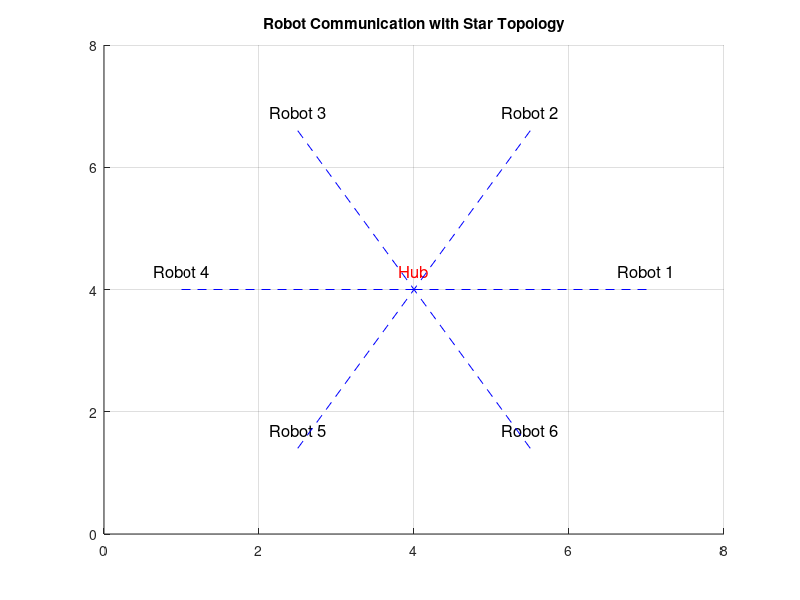

This chart was generated by the following MATLAB code:
clc; clear; close all;

num_robots = 6; 
hub_id = num_robots + 1;
angles = linspace(0, 2*pi, num_robots+1); 
radius = 3;
positions = [radius * cos(angles(1:end-1)) + 4, 4;
             radius * sin(angles(1:end-1)) + 4, 4]';
hub_position = [4, 4];

fig = figure('Name', 'Robot Communication', 'NumberTitle', 'off', 'Position', [100, 100, 800, 400]);
axis([0 8 0 8]); hold on; grid on;
title('Robot Communication with Star Topology');

for i = 1:num_robots
    text(positions(i, 1), positions(i, 2), '🤖', 'FontSize', 20, 'HorizontalAlignment', 'center', 'Color', 'black');
    text(positions(i, 1), positions(i, 2) + 0.3, sprintf('Robot %d', i), 'FontSize', 12, 'HorizontalAlignment', 'center', 'Color', 'black');
end
text(hub_position(1), hub_position(2), '📡', 'FontSize', 20, 'HorizontalAlignment', 'center', 'Color', 'blue');
text(hub_position(1), hub_position(2) + 0.3, 'Hub', 'FontSize', 12, 'HorizontalAlignment', 'center', 'Color', 'red');

for i = 1:num_robots
    line([positions(i, 1), hub_position(1)], [positions(i, 2), hub_position(2)], 'Color', 'blue', 'LineStyle', '--');
end

function send_message(sender, receiver, message_content, positions, hub_position)
    fprintf('📡 Robot %d sends message to Robot %d: "%s"\n', sender, receiver, message_content);
    pause(0.5);
    text(positions(sender, 1), positions(sender, 2) - 0.5, message_content, 'FontSize', 12, 'Color', 'red', 'HorizontalAlignment', 'center');
    pause(1);
    line([positions(sender, 1), hub_position(1)], [positions(sender, 2), hub_position(2)], 'Color', 'red');
    pause(1);
    text(hub_position(1), hub_position(2) - 0.5, 'Relaying...', 'FontSize', 12, 'Color', 'blue', 'HorizontalAlignment', 'center');
    pause(1);
    line([hub_position(1), positions(receiver, 1)], [hub_position(2), positions(receiver, 2)], 'Color', 'green');
    pause(1);
    text(positions(receiver, 1), positions(receiver, 2) - 0.5, ['Final message: ', message_content], 'FontSize', 12, 'FontWeight', 'bold', 'Color', 'green', 'HorizontalAlignment', 'center');
    pause(1);
end

fprintf('Choose a condition to simulate:\n');
fprintf('1. Robot 1 sends a message → Hub → All Robots 2-6 (Simultaneously).\n');
fprintf('2. Robots 1-5 send messages → Hub → Robot 6 (Collected & Sent Based on Acknowledgement).\n');
choice = input('Enter your choice (1 or 2): ');

if choice == 1
    message_content = 'Hello, Robots!';
    for dest = 2:6
        send_message(1, dest, message_content, positions, hub_position);
    end
elseif choice == 2
    messages = {'Msg1', 'Msg2', 'Msg3', 'Msg4', 'Msg5'};
    fprintf('All Robots 1-5 sent messages to the hub. Waiting for acknowledgement from Robot 6...\n');
    pause(2);
    acknowledged_sender = input('Robot 6, enter the sender number you want to receive a message from (1-5): ');
    if acknowledged_sender >= 1 && acknowledged_sender <= 5
        send_message(acknowledged_sender, 6, messages{acknowledged_sender}, positions, hub_position);
        fprintf('Message from Robot %d delivered to Robot 6. Now sending all remaining messages...\n', acknowledged_sender);
        for i = 1:5
            if i ~= acknowledged_sender
                send_message(i, 6, messages{i}, positions, hub_position);
            end
        end
        fprintf('All messages delivered to Robot 6.\n');
    else
        disp('Invalid sender selection! No message sent.');
    end
else
    disp('Invalid choice!');
end